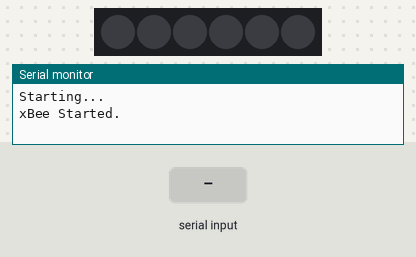
The sketch below on a simulated Arduino Uno, built with avr-gcc and run on an emulated ATmega328P. On the bench: 6 RGB LEDs in strip order, left to right, the last lines printed to the serial monitor. Inputs (shaded band) come from the test bench. Dim RGB values are drawn brighter than linear.

Above: at 1.2 s.
1.3 s: "<:>" received over the second serial link
2.8 s: "<90:45>" received over the second serial link
4.3 s: "<30:150>" received over the second serial link
At 4.7 s:
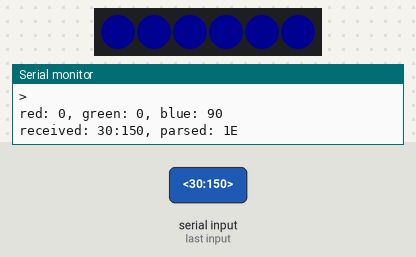
5.8 s: "<5>" received over the second serial link
At 6.4 s:
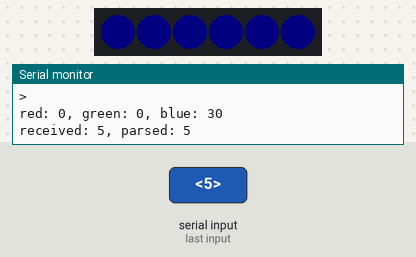
Timing chart, 0 to 8.3 s (numbered marks = the images above; inputs shaded):
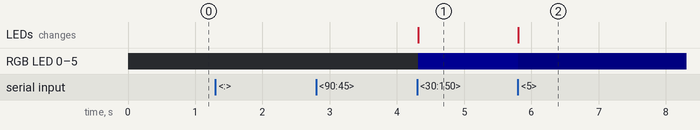

Measured:
- after the input at 4.3 s, RGB LED 0–5: off → RGB(0, 0, 17) at once; the LEDs: change at once (image 1)
- after the input at 5.8 s, RGB LED 0–5: RGB(0, 0, 17) → RGB(0, 0, 5) at once; the LEDs: change at once (image 2)

The sketch:

xbee_test_led_lk05.ino
```cpp
#include <SoftwareSerial.h>
#include <Adafruit_NeoPixel.h>

#define LED_PIN    7
#define XBEE_IN    8
#define XBEE_OUT   9

#define LED_COUNT  6

#define DELAY_TIME 50

#define NUM_CHARS 8

SoftwareSerial xBee(8, 9); // RX, TX out (8,9)

Adafruit_NeoPixel strip(LED_COUNT, LED_PIN, NEO_GRB + NEO_KHZ800);

long int color;
int currentIndex;

char receivedChars[NUM_CHARS];

boolean newData = false;

void setupStrip() {
  /*
   * Initializes the LED strip
   */
  strip.begin();
  strip.show();
  strip.setBrightness(50); // Sets the brightness to ~1/5 of max
}

void setupXBee() {
  // Open serial communications and wait for port to open:
  Serial.begin(9600);

  while (!Serial) {
    ; // wait for serial port to connect.
  }


  Serial.println("Starting...");

  // set the data rate for the SoftwareSerial port
  xBee.begin(9600);

  Serial.println("xBee Started.");
}

void setup() {
  setupStrip();
  setupXBee();

  color = 0;
  currentIndex = 0;

  for (int i = 0; i < NUM_CHARS; i++) {
    receivedChars[i] = 0;
  }
}

void loop() {
  recvWithStartEndMarkers();
  if (newData) {
    String receivedStr = String(receivedChars);
    long int newColor = receivedStr.toInt();

    byte red = getR(color);
    byte green = getG(color);
    byte blue = getB(color);

    if(newColor != color) {
      color = newColor;
      for(int i = 0; i < strip.numPixels(); i++) {
        strip.setPixelColor(i, strip.Color(green,red,blue));
      }
      strip.show();
    }
    Serial.print("red: ");
    Serial.print(red);
    Serial.print(", green: ");
    Serial.print(green);
    Serial.print(", blue: ");
    Serial.println(blue);
    Serial.print("received: ");
    Serial.print(receivedStr);
    Serial.print(", parsed: ");
    Serial.println(color, HEX);
    newData = false;
  }
}

byte getR(long int c) {
  //Serial.println((byte) ((c >> 16) & 0x000000FF), HEX);

  long int red = (c >> 16) & 0x000000FF;

  //Serial.print("red ");
  //Serial.println(red);
  return (byte) red;
}

byte getG(long int c) {

  long int green = (c >> 8) & 0x000000FF;

  //Serial.print("green ");
  //Serial.println(green);
  return (byte) green;
}

byte getB(long int c) {
  long int blue = c & 0x000000FF;

  //Serial.print("blue ");
  //Serial.println(blue);
  return (byte) blue;
}

void recvWithStartEndMarkers() {
  //https://forum.arduino.cc/index.php?topic=396450.0
    static boolean recvInProgress = false;
    static byte ndx = 0;
    char startMarker = '<';
    char endMarker = '>';
    char rc;

    while (xBee.available() > 0 && newData == false) {
        rc = xBee.read();
        bool wasColon = false;
        Serial.println(rc);
        if (recvInProgress == true) {
            if (rc != endMarker && ((rc >= '0' && rc <= '9') || rc == ':')) {
                //if (wasColon && (rc >= '0' && rc <= '9')) {
                    receivedChars[ndx] = rc;
                    ndx++;
                    //Serial.println(rc);
                  //  wasColon = false;
                //} else if (rc == ':') {
                //    wasColon = true;
                //}
            }
            else if (rc == endMarker) {
                //Serial.println(ndx);
                receivedChars[ndx] = '\0'; // terminate the string
                recvInProgress = false;
                ndx = 0;
                newData = true;
            }
            else {
                recvInProgress = false;
                ndx = 0;
                newData = false;
            }
        }

        else if (rc == startMarker) {
            recvInProgress = true;
        }
    }
}
```
